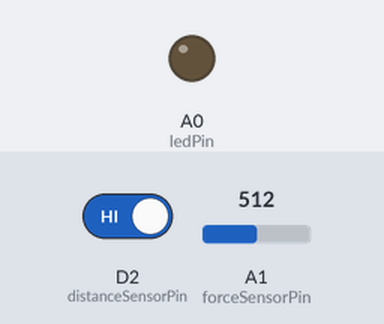
A sketch run on a simulated Arduino MKR. Parts: output pins drawn as LEDs (lit = HIGH). The inputs (shaded band) are chosen by the test bench; at power-on: D2 (distanceSensorPin) HIGH, A1 (forceSensorPin) = 512. WiFi joins after 1.5 s; servers stay silent unless stated; no MQTT or app messages arrive unless stated; what the sketch prints to the serial monitor is not drawn.

Above: at 5.0 s.
Timing chart, 0 to 7.5 s (numbered marks = the images above):
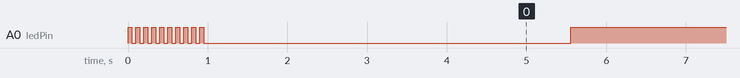

The sketch:

arduino-33-iot-distance-sensor-mqtt.ino
```cpp
#include <WiFiNINA.h>
#include <PubSubClient.h>

#include "credentials.h"

char distancePubTopic[] = "home-assistant/obenmilch_bottle/contact";
char forcePubTopic[] = "home-assistant/obenmilch_bottle/force";
const char willTopic[] = "home-assistant/obenmilch_bottle/availability";
int willQoS = 0;
boolean willRetain = true;
const char willMessage[] = "offline";
const char connectMessage[] = "online";

WiFiClient wifiClient;
PubSubClient client(wifiClient);
long lastMsg = 0;
char msg[50];
int value = 0;
int ledState = 0;

int ledPin = A0;
int distanceSensorPin = 2;
const int forceSensorPin = A1; //pin A0 to read analog input

int previousState = 0;
short distanceSensorValue = 0;
int forceSensorValue = 0;
int forceStreakOn = 0;
int forceStreakOff = 0;
String forceState = "OFF";
bool sendForceState = true;
boolean didSentConnectMessage = false;
int forceLedState = LOW;

String clientIdSpecification = "obenmilch";

void setup_wifi()
{
  do
  {
    delay(1000);

    // We start by connecting to a WiFi network
    Serial.println();
    Serial.print("Connecting to ");
    Serial.println(ssid);

    WiFi.begin(ssid, password);

    int retryCount = 0;
    while (WiFi.status() != WL_CONNECTED && retryCount < 20)
    {
      digitalWrite(ledPin, HIGH);
      delay(500);
      digitalWrite(ledPin, LOW);
      delay(50);
      Serial.print(".");
      retryCount++;
    }
    if (WiFi.status() != WL_CONNECTED) {
      Serial.println("Cannot onnect, retrying.");
    }
  }
  while (WiFi.status() != WL_CONNECTED);

  randomSeed(micros());

  Serial.println("");
  Serial.println("WiFi connected");
  Serial.println("IP address: ");
  Serial.println(WiFi.localIP());

  delay(1000);
}

void reconnect()
{
  // Loop until we're reconnected
  int retries = 3;
  while (!client.connected() && --retries > 0)
  {
    Serial.print("Attempting MQTT connection...");
    // Create a random client ID
    String clientId = "ArduinoClient-";
    clientId += clientIdSpecification;
    // Attempt to connect
    if (client.connect(clientId.c_str(), mqttUsername, mqttPassword, willTopic, willQoS, willRetain, willMessage))
    {
      Serial.println("connected");
      delay(1000);
    } else
    {
      Serial.print("failed, rc=");
      Serial.print(client.state());
      Serial.println(" try again in 5 seconds");
      // Wait 5 seconds before retrying
      delay(5000);
    }
  }
  if (!client.connected()) {
    Serial.println("cannot connect to mqtt, giving up...");
  }
}

void delayBlink(int millis)
{
  int loops = millis / 100;
  for (int i = 0; i < loops; i++)
  {
    digitalWrite(ledPin, HIGH);
    delay(50);
    digitalWrite(ledPin, LOW);
    delay(50);
  }
}

void setup()
{
  pinMode(ledPin, OUTPUT);
  pinMode(distanceSensorPin, INPUT);
  Serial.begin(115200);
  Serial.println("--- Start Serial Monitor ---");
  delayBlink(1000);
  setup_wifi();
  client.setServer(mqttServer, 1883);
}

void loop()
{
  if (WiFi.status() != WL_CONNECTED) {
    Serial.println("Lost WiFi connection retrying...");
    didSentConnectMessage = false;
    setup_wifi();
  } else if (!client.connected())
  {
    Serial.println("Lost MQTT connection retrying...");
    didSentConnectMessage = false;
    reconnect();
  } else {
    client.loop();
    if (!didSentConnectMessage) {
      Serial.println("Tell Home Assistant we are online...");
      didSentConnectMessage = true;
      client.publish(willTopic, connectMessage);
    }

    long now = millis();

    if (now - lastMsg > 500)
    {
      if (forceState == "ON") {
        forceLedState = (forceLedState == HIGH) ? LOW : HIGH;
        digitalWrite(ledPin, forceLedState);
      }

      forceSensorValue = analogRead(forceSensorPin);
      String forceSensorValueString = String(forceSensorValue);
      Serial.println("force: " + forceSensorValueString);

      if (forceSensorValue > 100) {
        forceStreakOn++;
        forceStreakOff = 0;
        if (forceStreakOn == 5 && forceState != "ON") {
          forceState = "ON";
          sendForceState = true;
        }
      } else {
        forceStreakOn = 0;
        forceStreakOff++;
        if (forceStreakOff == 5 && forceState != "OFF") {
          forceState = "OFF";
          sendForceState = true;
          digitalWrite(ledPin, LOW);
        }
      }

      if (sendForceState) {
        client.publish(forcePubTopic, forceState.c_str());
        sendForceState = false;
      }

      distanceSensorValue = digitalRead(distanceSensorPin);
      String distanceSensorValueString = String(distanceSensorValue);
      Serial.println("distance: " + distanceSensorValueString);

      if (distanceSensorValue == 0 && previousState == 1)
      {
        Serial.println(distanceSensorValue, DEC);
        digitalWrite(ledPin, LOW);
        previousState = 0;
        String payLoad = "ON";
        client.publish(distancePubTopic, payLoad.c_str());
      }
      if (distanceSensorValue != 0 && previousState == 0)
      {
        Serial.println(distanceSensorValue, DEC);
        digitalWrite(ledPin, HIGH);
        previousState = 1;
        String payLoad = "OFF";
        client.publish(distancePubTopic, payLoad.c_str());
      }
      lastMsg = now;
    }
  }
}
```

credentials.example.h
```cpp
const char* ssid = "s";
const char* password = "p";
const char* mqttServer = "1.1.1.1";
const char* mqttUsername = "u";
const char* mqttPassword = "p";
```

Measured:
- by itself, A0 (ledPin): goes 9 × (LOW 0.05 s, HIGH 0.05 s), LOW 4.6 s, HIGH 3.0 s, 121 × (LOW 0.50 s, HIGH 0.50 s), then LOW
